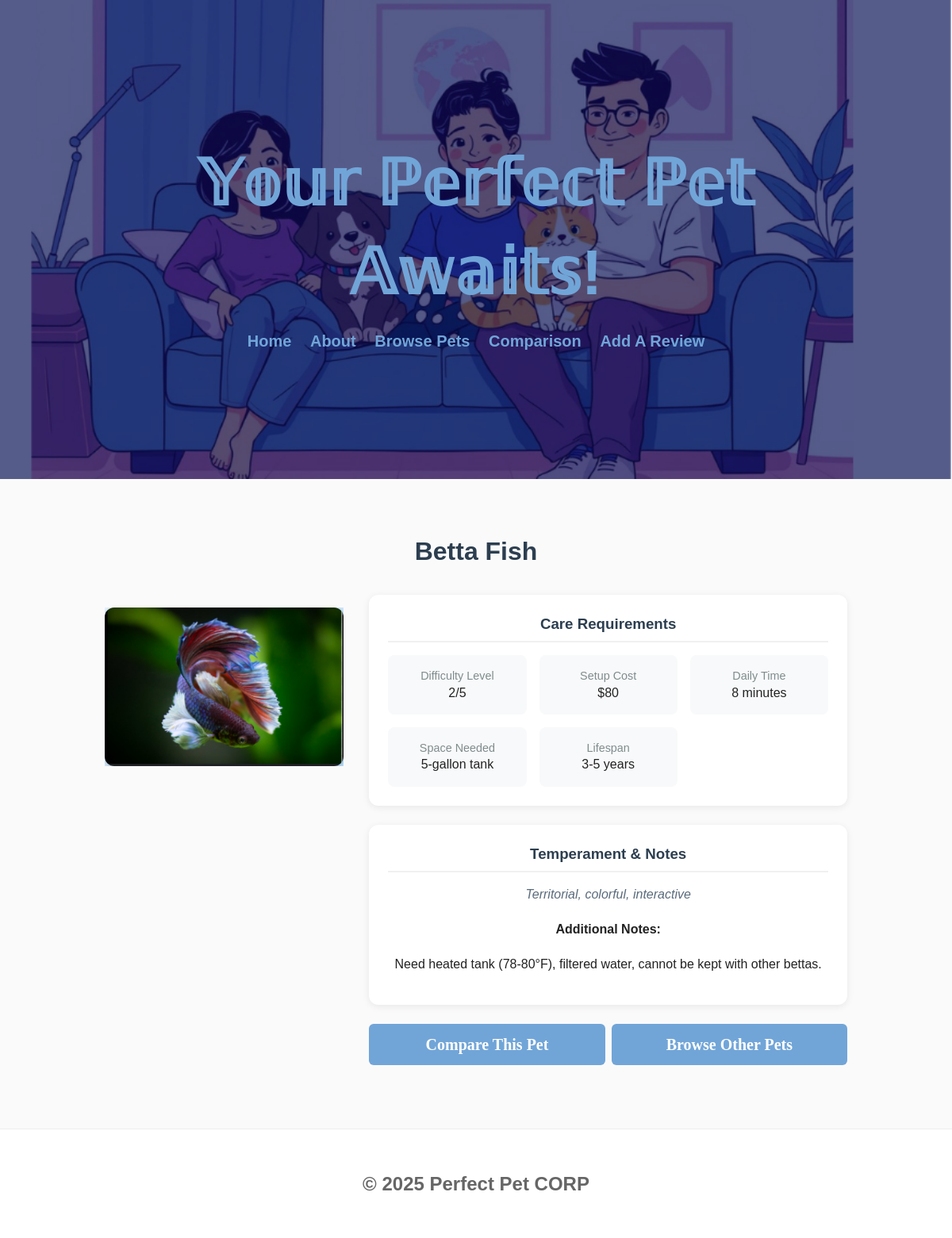
/pet/8, run on the app's committed database.
### tables this page shows
CREATE TABLE Pets (id INTEGER PRIMARY KEY AUTOINCREMENT, name TEXT NOT NULL, species_id INTEGER NOT NULL REFERENCES Species (id), lifespan TEXT (20), difficulty INTEGER, cost_setup INTEGER, daily_time_min INTEGER, space_required TEXT, temperament TEXT (20), notes TEXT (20));

### routes.py (the view)
@app.route('/pet/<int:pet_id>')
def pet_profile(pet_id):
    conn = get_db()
    try:
        pet = conn.execute('''SELECT id,
                            name,
                            species_id,
                            lifespan,
                            difficulty,
                            cost_setup,
                            daily_time_min,
                            space_required,
                            temperament,
                            notes FROM Pets
                            WHERE id = ?''', (pet_id,)).fetchone()
        print(dict(pet))
        if pet is not None:
            print("got here")
            return render_template('pet_profiles.html', pet=dict(pet))
        else:
            return render_template('error.html',
                                   message=(f'Pet with ID {pet_id} not found. \
                                       <a href="/browse">Browse all pets</a>'))
    except Exception as e:
        print("Error fetching pet:", e)
        return render_template('error.html',
                               message='Error loading pet information. \
                                   Please try again.')
    finally:
        conn.close()

### templates/pet_profiles.html (shortened to what this page needs)
{% extends 'layout.html' %}
{% block content %}
<div class="pet-profile-container">
    <div class="pet-header">
        <h1>{{ pet.name }}</h1>
    </div>
    <div class="pet-content">
        <div class="pet-image">
            <img src="/static/images/{{ pet.name }}.png" alt="{{ pet.name }}" alt="Image of {{ pet.name }}">
        </div>
        <div class="pet-details">
            <div class="detail-card">
                <h3>Care Requirements</h3>
                <div class="detail-grid">
                    <div class="detail-item">
                        <span class="detail-label">Difficulty Level</span>
                        <span class="detail-value">{{ pet.difficulty }}/5</span>
                    </div>
                    <div class="detail-item">
                        <span class="detail-label">Setup Cost</span>
                        <span class="detail-value">${{ pet.cost_setup }}</span>
                    </div>
                    <div class="detail-item">
                        <span class="detail-label">Daily Time</span>
                        <span class="detail-value">{{ pet.daily_time_min }} minutes</span>
                    </div>
                    <div class="detail-item">
                        <span class="detail-label">Space Needed</span>
                        <span class="detail-value">{{ pet.space_required or 'Unknown' }}</span>
                    </div>
                    <div class="detail-item">
                        <span class="detail-label">Lifespan</span>
                        <span class="detail-value">{{ pet.lifespan or 'Unknown' }}</span>
                    </div>
                </div>
            </div>
            <div class="detail-card">
                <h3>Temperament & Notes</h3>
                <p class="pet-temperament">{{ pet.temperament or 'No temperament information available.' }}</p>
                {% if pet.notes %}
                <div class="pet-notes">
                    <h4>Additional Notes:</h4>
                    <p>{{ pet.notes }}</p>
                </div>
                {% endif %}
            </div>
            <div class="pet-actions">
                <a href="/compare?first={{ pet.name }}" class="btn-primary">Compare This Pet</a>
                <a href="/browse" class="btn-secondary">Browse Other Pets</a>
            </div>
        </div>
    </div>
</div>
{% endblock %}

### static/css/style.css (style rules this page uses)
:root { --muted: #666; --bg: #fafafa; }
.pet-image { position: relative; height: 200px; overflow: hidden; }
.pet-image img { width: 100%; height: 100%; object-fit: cover; }
.pet-temperament { color: #5a6b7c; margin: 0.5rem 0; font-style: italic; }
* { box-sizing: border-box; }
body { font-family: Arial, Helvetica, sans-serif; margin: 0; background: var(--bg); color: #222; line-height: 1.4; }
.btn-primary, .btn-secondary { padding: 0.75rem 1.5rem; border-radius: 6px; text-decoration: none; font-weight: bold; display: inline-block; color: white; font-family: 'Merienda', cursive; font-size: 20px; background-color: #71a5d8; }
.btn-primary { color: white; border: 2px solid var(--accent); }
.btn-secondary { color: white; border: 2px solid var(--accent); }
.pet-header { text-align: center; }
.pet-header { text-align: center; flex: 1; }
.pet-image { position: relative; height: 200px; background: linear-gradient(135deg, #e3f2fd 0%, #bbdefb 100%); display: flex; color: #1976d2; max-width: 400px; margin: 1em 0; }
.pet-image img { width: 100%; height: 100%; object-fit: cover; border-radius: 12px; box-shadow: 0 2px 6px rgba(0,0,0,0.2); }
.pet-temperament { color: #5a6b7c; margin: 1rem 0; font-style: italic; line-height: 1.5; }
.pet-actions { display: flex; gap: 0.5rem; margin-top: 1.5rem; }
.pet-actions a { flex: 1; text-align: center; padding: 0.75rem; border-radius: 6px; text-decoration: none; font-weight: bold; transition: all 0.3s ease; }
.pet-profile-container { max-width: 1000px; margin: 0 auto; padding: 2rem 1rem; }
.pet-header { text-align: center; margin-bottom: 2rem; }
.pet-header h1 { color: #2c3e50; margin-bottom: 0.5rem; }
.pet-content { display: grid; grid-template-columns: 1fr 2fr; gap: 2rem; }
.detail-card { background: white; padding: 1.5rem; border-radius: 12px; box-shadow: 0 2px 10px rgba(0,0,0,0.08); margin-bottom: 1.5rem; }
.detail-card h3 { color: #2c3e50; margin-top: 0; margin-bottom: 1rem; border-bottom: 2px solid #f0f0f0; padding-bottom: 0.5rem; }
.detail-grid { display: grid; grid-template-columns: repeat(auto-fit, minmax(150px, 1fr)); gap: 1rem; }
.detail-item { display: flex; flex-direction: column; padding: 1rem; background: #f8f9fa; border-radius: 8px; }
.detail-label { font-size: 0.9rem; color: #7f8c8d; margin-bottom: }

### data on the page
Pets: name "Betta Fish", name (picture), difficulty "2", cost_setup "80", daily_time_min "8", space_required "5-gallon tank", lifespan "3-5 years", temperament "Territorial, colorful, interactive", notes "Need heated tank (78-80°F), filtered water, cannot be kept with other bettas."
